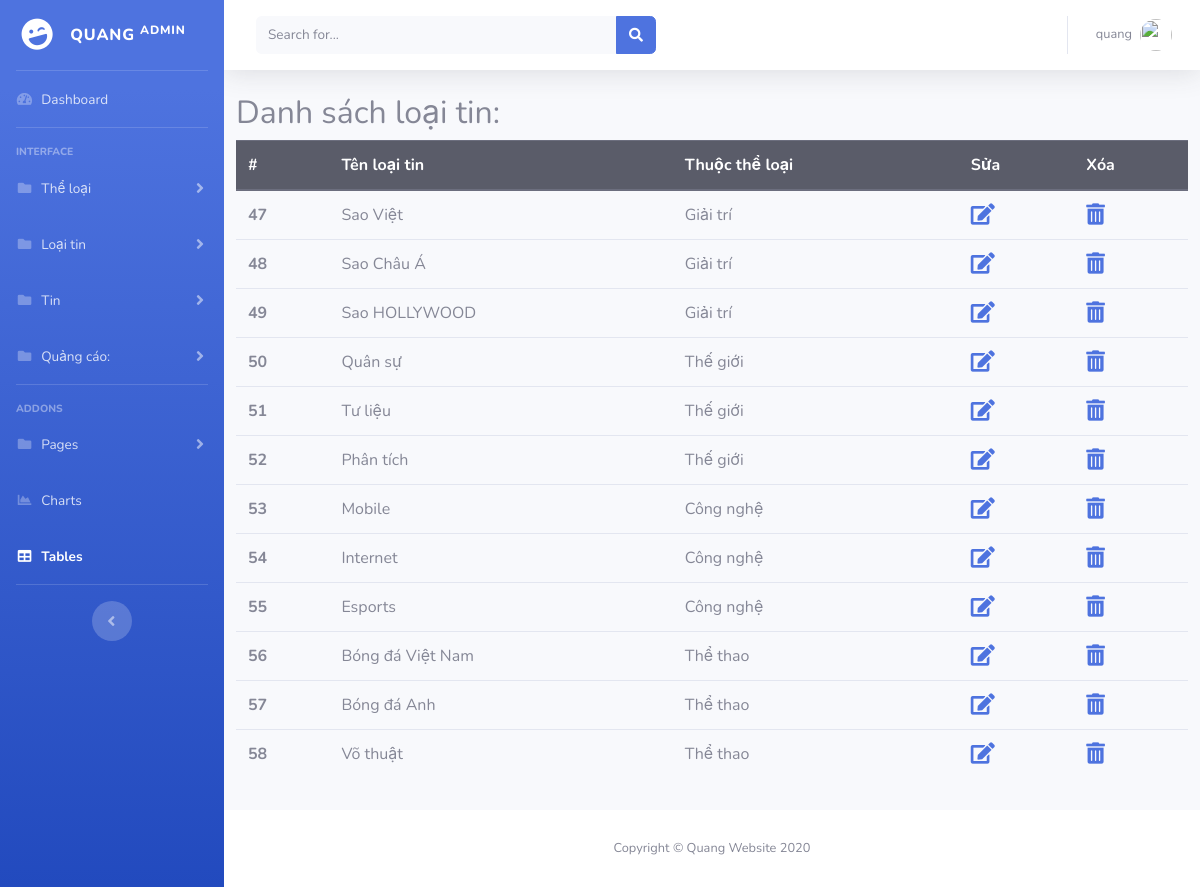
Screenshot of /admin_news/listLoaiTin.php (signed in) with the database file from the repository.
### tables this page shows
CREATE TABLE `loaitin` (
  `id` int(11) NOT NULL,
  `Ten` varchar(200) NOT NULL,
  `TenKhongDau` varchar(200) NOT NULL,
  `idTheLoai` int(11) NOT NULL
);

CREATE TABLE `theloai` (
  `id` int(11) NOT NULL,
  `Ten` varchar(200) NOT NULL,
  `TenKhongDau` varchar(200) NOT NULL
);

### admin_news/function/function.php (called while the page is built, shortened)
<?php
	function get_idTheLoai($conn,$id)
	{
		$sql = "SELECT * FROM `theloai` WHERE id = '$id'";
		$result = mysqli_query($conn,$sql);
		$row = mysqli_fetch_assoc($result);
		return  $row['Ten'];
	}
 ?>

### admin_news/listLoaiTin.php (the view, shortened to what this page needs)
<?php session_start();
	  include 'incl/header.php';
	  include 'connect/conn.php';
	  include 'function/function.php';
 ?>
	<div class="row">
		<h2>Danh sách loại tin:</h2>
		<div class="table">
			<table class="table">
	  <thead class="thead-dark">
	    <tr>
	      <th scope="col">#</th>
	      <th scope="col">Tên loại tin</th>
	      <th scope="col">Thuộc thể loại</th>
	      <th scope="col">Sửa</th>
	      <th scope="col">Xóa</th>
	    </tr>
	  </thead>
	  <tbody>
	  		<?php
	  			$sql = "SELECT * FROM loaitin";
	  			$result = mysqli_query($conn,$sql);
	  			if (mysqli_num_rows($result)>0) {
	  				while ($rows=mysqli_fetch_assoc($result)) {
	  				   ?>
	  				   <tr>
					      <th scope="row"><?php echo $rows['id']; ?></th>
					      <td><?php echo $rows['Ten']; ?></td>
					      <td><?php echo get_idTheLoai($conn,$rows['idTheLoai']); ?></td>
					      <td><a href="SuaLoaiTin.php?id=<?php echo $rows['id']; ?>"><i class="fas fa-edit fa-lg"></i></a></td>
					      <td><a href="XoaLoaiTin.php?id=<?php echo $rows['id']; ?>"><i class="fas fa-trash-alt fa-lg"></i></a></td>
					    </tr>
	  				   <?php
	  				}
	  			}
  		 ?>
  </tbody>
</table>
	</div>
</div>
<?php include 'incl/footer.php'; ?>

### admin_news/incl/header.php (shortened to what this page needs)
<!DOCTYPE html>
<html lang="en">
<head>
  <link href="vendor/fontawesome-free/css/all.min.css" rel="stylesheet" type="text/css">
  <link href="css/sb-admin-2.min.css" rel="stylesheet">
  <link href="vendor/datatables/dataTables.bootstrap4.min.css" rel="stylesheet">
</head>
<body id="page-top">
  <div id="wrapper">
    <ul class="navbar-nav bg-gradient-primary sidebar sidebar-dark accordion" id="accordionSidebar">
      <a class="sidebar-brand d-flex align-items-center justify-content-center" href="listLoaiTin.php">
        <div class="sidebar-brand-icon rotate-n-15">
          <i class="fas fa-laugh-wink"></i>
        </div>
        <div class="sidebar-brand-text mx-3">Quang <sup>Admin</sup></div>
      </a>
      <hr class="sidebar-divider my-0">
      <li class="nav-item">
        <a class="nav-link" href="listLoaiTin.php">
          <i class="fas fa-fw fa-tachometer-alt"></i>
          <span>Dashboard</span></a>
      </li>
      <hr class="sidebar-divider">
      <div class="sidebar-heading">
        Interface
      </div>
      <li class="nav-item">
        <a class="nav-link collapsed" href="#" data-toggle="collapse" data-target="#collapseTwo" aria-expanded="true" aria-controls="collapseTwo">
          <i class="fas fa-fw fa-folder"></i>
          <span>Thể loại</span>
        </a>
      </li>
      <li class="nav-item">
        <a class="nav-link collapsed" href="#" data-toggle="collapse" data-target="#collapseUtilities" aria-expanded="true" aria-controls="collapseUtilities">
            <i class="fas fa-fw fa-folder"></i>
          <span>Loại tin</span>
        </a>
      </li>
      <li class="nav-item">
        <a class="nav-link collapsed" href="#" data-toggle="collapse" data-target="#collapseNews" aria-expanded="true" aria-controls="collapseNews">
            <i class="fas fa-fw fa-folder"></i>
          <span>Tin</span>
        </a>
      </li>
       <li class="nav-item">
        <a class="nav-link collapsed" href="#" data-toggle="collapse" data-target="#QuangCao" aria-expanded="true" aria-controls="collapseNews">
            <i class="fas fa-fw fa-folder"></i>
          <span>Quảng cáo: </span>
        </a>
      </li>
      <hr class="sidebar-divider">
      <div class="sidebar-heading">
        Addons
      </div>
      <li class="nav-item">
        <a class="nav-link collapsed" href="#" data-toggle="collapse" data-target="#collapsePages" aria-expanded="true" aria-controls="collapsePages">
           <i class="fas fa-fw fa-folder"></i>
          <span>Pages</span>
        </a>
      </li>
      <li class="nav-item">
        <a class="nav-link" href="charts.html">
          <i class="fas fa-fw fa-chart-area"></i>
          <span>Charts</span></a>
      </li>
      <li class="nav-item active">
        <a class="nav-link" href="tables.html">
          <i class="fas fa-fw fa-table"></i>
          <span>Tables</span></a>
      </li>
      <hr class="sidebar-divider d-none d-md-block">
      <div class="text-center d-none d-md-inline">
        <button class="rounded-circle border-0" id="sidebarToggle"></button>
      </div>
    </ul>
    <div id="content-wrapper" class="d-flex flex-column">
      <div id="content">
        <nav class="navbar navbar-expand navbar-light bg-white topbar mb-4 static-top shadow">
          <form class="d-none d-sm-inline-block form-inline mr-auto ml-md-3 my-2 my-md-0 mw-100 navbar-search">
            <div class="input-group">
              <input type="text" class="form-control bg-light border-0 small" placeholder="Search for..." aria-label="Search" aria-describedby="basic-addon2">
              <div class="input-group-append">
                <button class="btn btn-primary" type="button">
                  <i class="fas fa-search fa-sm"></i>
                </button>
              </div>
            </div>
          </form>
          <ul class="navbar-nav ml-auto">
            <li class="nav-item dropdown no-arrow">
              <a class="nav-link dropdown-toggle" href="#" id="userDropdown" role="button" data-toggle="dropdown" aria-haspopup="true" aria-expanded="false">
                <span class="mr-2 d-none d-lg-inline text-gray-600 small">
                  <?php echo $_SESSION['user']; ?>
                </span>
                <img class="img-profile rounded-circle" src="https://source.unsplash.com/QAB-WJcbgJk/60x60">
              </a>
            </li>
          </ul>
        </nav>
        <div class="container-fluid">

### admin_news/incl/footer.php (shortened to what this page needs)
</div>
      </div>
      <footer class="sticky-footer bg-white">
        <div class="container my-auto">
          <div class="copyright text-center my-auto">
            <span>Copyright &copy; Quang Website 2020</span>
          </div>
        </div>
      </footer>
    </div>
  </div>
</body>
</html>

### rows the page displays
loaitin: id "47", Ten "Sao Việt", idTheLoai.Ten "Giải trí"
loaitin: id "48", Ten "Sao Châu Á", idTheLoai.Ten "Giải trí"
loaitin: id "49", Ten "Sao HOLLYWOOD", idTheLoai.Ten "Giải trí"
loaitin: id "50", Ten "Quân sự", idTheLoai.Ten "Thế giới"
loaitin: id "51", Ten "Tư liệu", idTheLoai.Ten "Thế giới"
loaitin: id "52", Ten "Phân tích", idTheLoai.Ten "Thế giới"
loaitin: id "53", Ten "Mobile", idTheLoai.Ten "Công nghệ"
loaitin: id "54", Ten "Internet", idTheLoai.Ten "Công nghệ"
loaitin: id "55", Ten "Esports", idTheLoai.Ten "Công nghệ"
loaitin: id "56", Ten "Bóng đá Việt Nam", idTheLoai.Ten "Thể thao"
loaitin: id "57", Ten "Bóng đá Anh", idTheLoai.Ten "Thể thao"
loaitin: id "58", Ten "Võ thuật", idTheLoai.Ten "Thể thao"

### other values shown
$_SESSION['user'] "quang"
